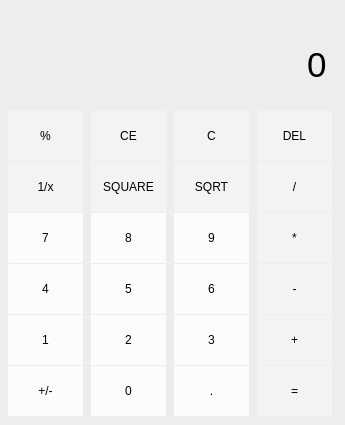
<?xml version="1.0" encoding="UTF-8"?>
<ui version="4.0">
 <class>Dialog</class>
 <widget class="QDialog" name="Dialog">
  <property name="geometry">
   <rect>
    <x>0</x>
    <y>0</y>
    <width>345</width>
    <height>425</height>
   </rect>
  </property>
  <property name="minimumSize">
   <size>
    <width>345</width>
    <height>425</height>
   </size>
  </property>
  <property name="maximumSize">
   <size>
    <width>345</width>
    <height>450</height>
   </size>
  </property>
  <property name="windowTitle">
   <string>Calculator</string>
  </property>
  <property name="styleSheet">
   <string notr="true">*
{
border:none;
background-color: rgb(238, 236, 236);
}

QPushButton {
background-color: rgb(243, 243, 243);
}

QPushButton:hover {
border:1px solid rgb(193, 193, 193);
background-color: rbg(221, 223, 221);
}

QPushButton#btn_numSign:hover, #btn_numDot:hover, #btn_num0:hover, #btn_num1:hover, #btn_num2:hover, #btn_num3:hover, #btn_num4:hover, #btn_num5:hover, #btn_num6:hover, #btn_num7:hover, #btn_num8:hover, #btn_num9:hover {
background-color: rgb(221, 223, 221);
}

QPushButton#btn_numSign, #btn_numDot, #btn_num0, #btn_num1, #btn_num2, #btn_num3, #btn_num4, #btn_num5, #btn_num6, #btn_num7, #btn_num8, #btn_num9 {
background-color: rgb(252, 252, 252);
}</string>
  </property>
  <widget class="QLineEdit" name="lineEdit">
   <property name="geometry">
    <rect>
     <x>10</x>
     <y>30</y>
     <width>320</width>
     <height>70</height>
    </rect>
   </property>
   <property name="minimumSize">
    <size>
     <width>320</width>
     <height>70</height>
    </size>
   </property>
   <property name="maximumSize">
    <size>
     <width>320</width>
     <height>70</height>
    </size>
   </property>
   <property name="font">
    <font>
     <pointsize>26</pointsize>
    </font>
   </property>
   <property name="text">
    <string>0</string>
   </property>
   <property name="alignment">
    <set>Qt::AlignRight|Qt::AlignTrailing|Qt::AlignVCenter</set>
   </property>
   <property name="readOnly">
    <bool>true</bool>
   </property>
  </widget>
  <widget class="QLineEdit" name="expLineEdit">
   <property name="geometry">
    <rect>
     <x>10</x>
     <y>5</y>
     <width>320</width>
     <height>21</height>
    </rect>
   </property>
   <property name="minimumSize">
    <size>
     <width>320</width>
     <height>0</height>
    </size>
   </property>
   <property name="maximumSize">
    <size>
     <width>320</width>
     <height>16777215</height>
    </size>
   </property>
   <property name="alignment">
    <set>Qt::AlignRight|Qt::AlignTrailing|Qt::AlignVCenter</set>
   </property>
  </widget>
  <widget class="QWidget" name="">
   <property name="geometry">
    <rect>
     <x>0</x>
     <y>110</y>
     <width>344</width>
     <height>312</height>
    </rect>
   </property>
   <layout class="QGridLayout" name="gridLayout">
    <property name="spacing">
     <number>0</number>
    </property>
    <item row="0" column="0">
     <widget class="QPushButton" name="pushButton_5">
      <property name="minimumSize">
       <size>
        <width>75</width>
        <height>50</height>
       </size>
      </property>
      <property name="maximumSize">
       <size>
        <width>75</width>
        <height>50</height>
       </size>
      </property>
      <property name="text">
       <string>%</string>
      </property>
     </widget>
    </item>
    <item row="0" column="1">
     <widget class="QPushButton" name="pushButton_6">
      <property name="minimumSize">
       <size>
        <width>75</width>
        <height>50</height>
       </size>
      </property>
      <property name="maximumSize">
       <size>
        <width>75</width>
        <height>50</height>
       </size>
      </property>
      <property name="text">
       <string>CE</string>
      </property>
     </widget>
    </item>
    <item row="0" column="2">
     <widget class="QPushButton" name="pushButton_14">
      <property name="minimumSize">
       <size>
        <width>75</width>
        <height>50</height>
       </size>
      </property>
      <property name="maximumSize">
       <size>
        <width>75</width>
        <height>50</height>
       </size>
      </property>
      <property name="text">
       <string>C</string>
      </property>
     </widget>
    </item>
    <item row="0" column="3">
     <widget class="QPushButton" name="pushButton_19">
      <property name="minimumSize">
       <size>
        <width>75</width>
        <height>50</height>
       </size>
      </property>
      <property name="maximumSize">
       <size>
        <width>75</width>
        <height>50</height>
       </size>
      </property>
      <property name="text">
       <string>DEL</string>
      </property>
     </widget>
    </item>
    <item row="1" column="0">
     <widget class="QPushButton" name="pushButton">
      <property name="minimumSize">
       <size>
        <width>75</width>
        <height>50</height>
       </size>
      </property>
      <property name="maximumSize">
       <size>
        <width>75</width>
        <height>50</height>
       </size>
      </property>
      <property name="text">
       <string>1/x</string>
      </property>
     </widget>
    </item>
    <item row="1" column="1">
     <widget class="QPushButton" name="pushButton_9">
      <property name="minimumSize">
       <size>
        <width>75</width>
        <height>50</height>
       </size>
      </property>
      <property name="maximumSize">
       <size>
        <width>75</width>
        <height>50</height>
       </size>
      </property>
      <property name="text">
       <string>SQUARE</string>
      </property>
     </widget>
    </item>
    <item row="1" column="2">
     <widget class="QPushButton" name="pushButton_15">
      <property name="minimumSize">
       <size>
        <width>75</width>
        <height>50</height>
       </size>
      </property>
      <property name="maximumSize">
       <size>
        <width>75</width>
        <height>50</height>
       </size>
      </property>
      <property name="text">
       <string>SQRT</string>
      </property>
     </widget>
    </item>
    <item row="1" column="3">
     <widget class="QPushButton" name="btn_divide">
      <property name="minimumSize">
       <size>
        <width>75</width>
        <height>50</height>
       </size>
      </property>
      <property name="maximumSize">
       <size>
        <width>75</width>
        <height>50</height>
       </size>
      </property>
      <property name="text">
       <string>/</string>
      </property>
     </widget>
    </item>
    <item row="2" column="0">
     <widget class="QPushButton" name="btn_num7">
      <property name="minimumSize">
       <size>
        <width>75</width>
        <height>50</height>
       </size>
      </property>
      <property name="maximumSize">
       <size>
        <width>75</width>
        <height>50</height>
       </size>
      </property>
      <property name="text">
       <string>7</string>
      </property>
     </widget>
    </item>
    <item row="2" column="1">
     <widget class="QPushButton" name="btn_num8">
      <property name="minimumSize">
       <size>
        <width>75</width>
        <height>50</height>
       </size>
      </property>
      <property name="maximumSize">
       <size>
        <width>75</width>
        <height>50</height>
       </size>
      </property>
      <property name="text">
       <string>8</string>
      </property>
     </widget>
    </item>
    <item row="2" column="2">
     <widget class="QPushButton" name="btn_num9">
      <property name="minimumSize">
       <size>
        <width>75</width>
        <height>50</height>
       </size>
      </property>
      <property name="maximumSize">
       <size>
        <width>75</width>
        <height>50</height>
       </size>
      </property>
      <property name="text">
       <string>9</string>
      </property>
     </widget>
    </item>
    <item row="2" column="3">
     <widget class="QPushButton" name="btn_multiply">
      <property name="minimumSize">
       <size>
        <width>75</width>
        <height>50</height>
       </size>
      </property>
      <property name="maximumSize">
       <size>
        <width>75</width>
        <height>50</height>
       </size>
      </property>
      <property name="text">
       <string>*</string>
      </property>
     </widget>
    </item>
    <item row="3" column="0">
     <widget class="QPushButton" name="btn_num4">
      <property name="minimumSize">
       <size>
        <width>75</width>
        <height>50</height>
       </size>
      </property>
      <property name="maximumSize">
       <size>
        <width>75</width>
        <height>50</height>
       </size>
      </property>
      <property name="text">
       <string>4</string>
      </property>
     </widget>
    </item>
    <item row="3" column="1">
     <widget class="QPushButton" name="btn_num5">
      <property name="minimumSize">
       <size>
        <width>75</width>
        <height>50</height>
       </size>
      </property>
      <property name="maximumSize">
       <size>
        <width>75</width>
        <height>50</height>
       </size>
      </property>
      <property name="text">
       <string>5</string>
      </property>
     </widget>
    </item>
    <item row="3" column="2">
     <widget class="QPushButton" name="btn_num6">
      <property name="minimumSize">
       <size>
        <width>75</width>
        <height>50</height>
       </size>
      </property>
      <property name="maximumSize">
       <size>
        <width>75</width>
        <height>50</height>
       </size>
      </property>
      <property name="text">
       <string>6</string>
      </property>
     </widget>
    </item>
    <item row="3" column="3">
     <widget class="QPushButton" name="btn_minus">
      <property name="minimumSize">
       <size>
        <width>75</width>
        <height>50</height>
       </size>
      </property>
      <property name="maximumSize">
       <size>
        <width>75</width>
        <height>50</height>
       </size>
      </property>
      <property name="text">
       <string>-</string>
      </property>
     </widget>
    </item>
    <item row="4" column="0">
     <widget class="QPushButton" name="btn_num1">
      <property name="minimumSize">
       <size>
        <width>75</width>
        <height>50</height>
       </size>
      </property>
      <property name="maximumSize">
       <size>
        <width>75</width>
        <height>50</height>
       </size>
      </property>
      <property name="text">
       <string>1</string>
      </property>
     </widget>
    </item>
    <item row="4" column="1">
     <widget class="QPushButton" name="btn_num2">
      <property name="minimumSize">
       <size>
        <width>75</width>
        <height>50</height>
       </size>
      </property>
      <property name="maximumSize">
       <size>
        <width>75</width>
        <height>50</height>
       </size>
      </property>
      <property name="text">
       <string>2</string>
      </property>
     </widget>
    </item>
    <item row="4" column="2">
     <widget class="QPushButton" name="btn_num3">
      <property name="minimumSize">
       <size>
        <width>75</width>
        <height>50</height>
       </size>
      </property>
      <property name="maximumSize">
       <size>
        <width>75</width>
        <height>50</height>
       </size>
      </property>
      <property name="text">
       <string>3</string>
      </property>
     </widget>
    </item>
    <item row="4" column="3">
     <widget class="QPushButton" name="btn_add">
      <property name="minimumSize">
       <size>
        <width>75</width>
        <height>50</height>
       </size>
      </property>
      <property name="maximumSize">
       <size>
        <width>75</width>
        <height>50</height>
       </size>
      </property>
      <property name="text">
       <string>+</string>
      </property>
     </widget>
    </item>
    <item row="5" column="0">
     <widget class="QPushButton" name="btn_numSign">
      <property name="minimumSize">
       <size>
        <width>75</width>
        <height>50</height>
       </size>
      </property>
      <property name="maximumSize">
       <size>
        <width>75</width>
        <height>50</height>
       </size>
      </property>
      <property name="text">
       <string>+/-</string>
      </property>
     </widget>
    </item>
    <item row="5" column="1">
     <widget class="QPushButton" name="btn_num0">
      <property name="minimumSize">
       <size>
        <width>75</width>
        <height>50</height>
       </size>
      </property>
      <property name="maximumSize">
       <size>
        <width>75</width>
        <height>50</height>
       </size>
      </property>
      <property name="text">
       <string>0</string>
      </property>
     </widget>
    </item>
    <item row="5" column="2">
     <widget class="QPushButton" name="btn_numDot">
      <property name="minimumSize">
       <size>
        <width>75</width>
        <height>50</height>
       </size>
      </property>
      <property name="maximumSize">
       <size>
        <width>75</width>
        <height>50</height>
       </size>
      </property>
      <property name="text">
       <string>.</string>
      </property>
     </widget>
    </item>
    <item row="5" column="3">
     <widget class="QPushButton" name="btn_equal">
      <property name="minimumSize">
       <size>
        <width>75</width>
        <height>50</height>
       </size>
      </property>
      <property name="maximumSize">
       <size>
        <width>75</width>
        <height>50</height>
       </size>
      </property>
      <property name="text">
       <string>=</string>
      </property>
     </widget>
    </item>
   </layout>
  </widget>
 </widget>
 <resources/>
 <connections/>
</ui>
